Frame 1 (no input): blank canvas, image omitted
Frame 60 (the mouse pressed at the canvas centre just before this capture): blank canvas, image omitted
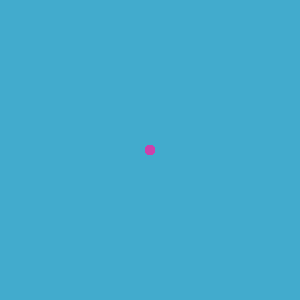
Frame 120 (the mouse held since frame 60 and released just before this capture)

The Processing sketch whose frames 1 and 60 were blank and that drew this single picture after the mouse press (run headless with seeded random() and noise(); from frame 60 on, the mouse is pressed at the canvas centre):

// Processing sketch: drawing
// ── drawing.pde
void setup() {
        size(300, 300);
        background(66, 171, 205);
}

void draw() {
        noStroke();
        fill(205,66,171);
        if (mousePressed) {
                ellipse(mouseX, mouseY, 10, 10);
        }
}
